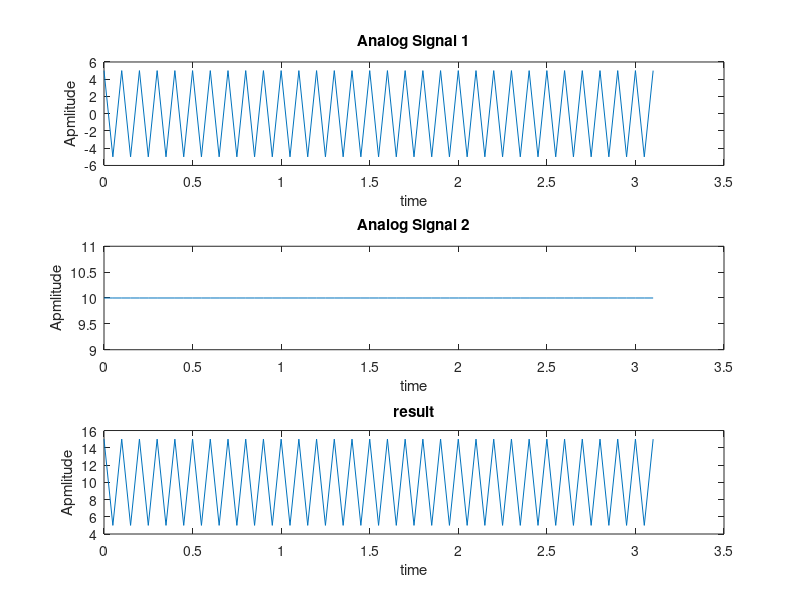

Reproduce this figure in MATLAB.

t = 0:0.05:pi;
x1 = 5*cos(2*50*pi*t);
subplot(3,1,1);
%figure
plot(t,x1);
ylabel('Apmlitude');
xlabel('time');
title('Analog Signal 1');

t2=0:0.05:pi;
x2 = 10*cos(2*100*pi*t2);
subplot(3,1,2);
%figure
plot(t2,x2);
ylabel('Apmlitude');
xlabel('time');
title('Analog Signal 2')

x3=x1+x2;
subplot(3,1,3);
%figure
plot(t2,x3);
ylabel('Apmlitude');
xlabel('time');
title('result')
